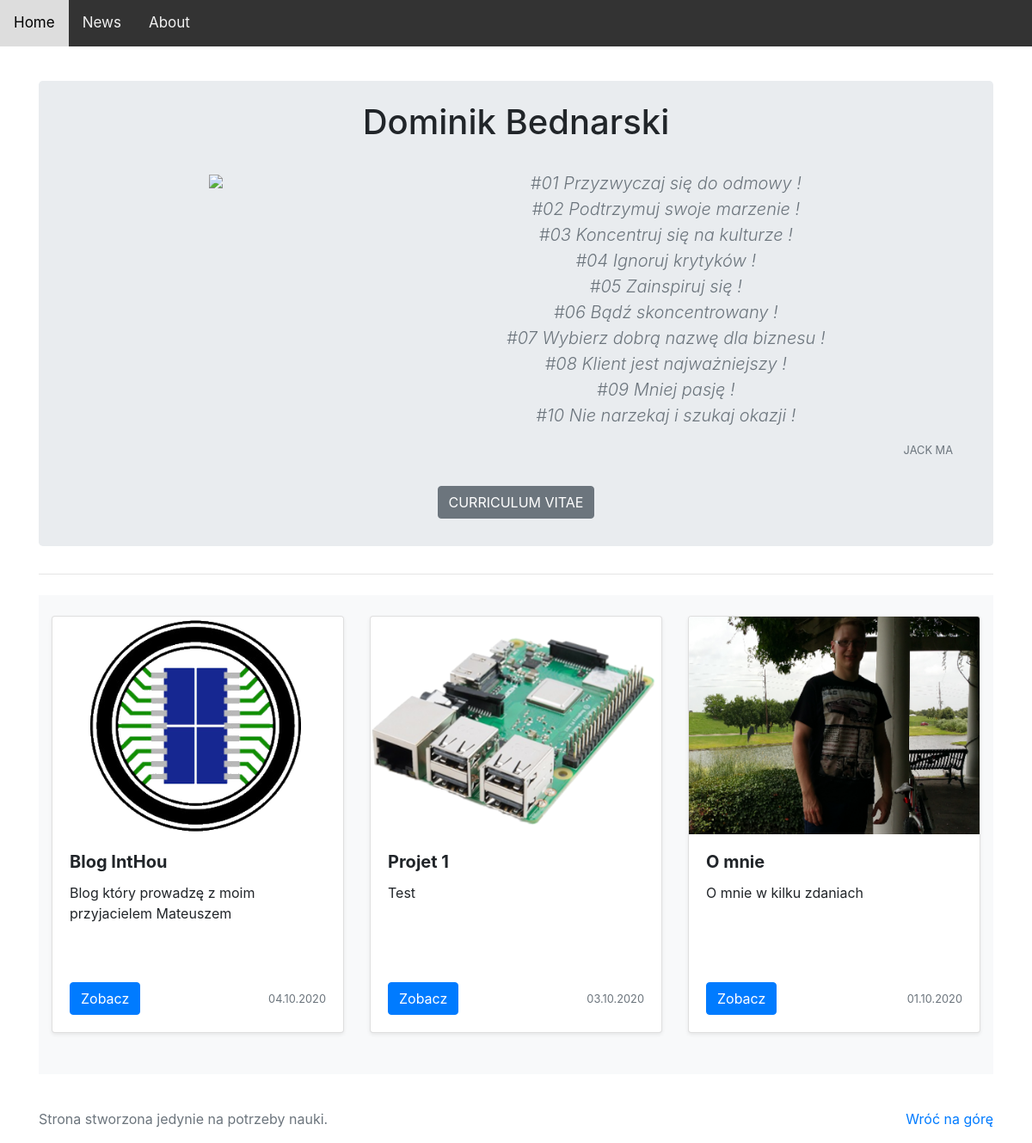
The page / on the database its author committed.
### portfolio/models.py (models this page shows, shortened)
class Project(models.Model):
    title = models.CharField(max_length=128)
    description = models.CharField(max_length=256)
    image = models.ImageField(upload_to='portfolio/images/')
    url = models.URLField(blank=True)
    date = models.DateField(default=date.today)

### portfolio/views.py (the view)
# urls.py: 2. Add a URL to urlpatterns:  path('', views.home, name='home')
def home(request):
    projects = Project.objects.order_by('-pk')[:5]
    return render (request, 'portfolio/home.html', {'projects':projects})

### portfolio/templates/portfolio/home.html (shortened to what this page needs)
{% extends 'portfolio/base.html' %}
{% block content %}
    {% load static %}
    <section class="jumbotron py-4 text-center" style="margin-top:40px;">
        <div class="container">
            <div class="row">
                <div class="col-md-12">
                    <h1>Dominik Bednarski</h1><br>
                </div>
            </div>
            <div class="row">
                <div class="col-4">
                    <img src="{% static 'portfolio/dbv2.png' %}" width="100%">
                </div>
                <div class="col-8">
                    <p class="lead text-muted">
                        <i>
                            #01 Przyzwyczaj się do odmowy !<br>
                            #02 Podtrzymuj swoje marzenie !<br>
                            #03 Koncentruj się na kulturze !<br>
                            #04 Ignoruj krytyków !<br>
                            #05 Zainspiruj się !<br>
                            #06 Bądź skoncentrowany !<br>
                            #07 Wybierz dobrą nazwę dla biznesu !<br>
                            #08 Klient jest najważniejszy !<br>
                            #09 Mniej pasję !<br>
                            #10 Nie narzekaj i szukaj okazji !<br>
                        </i>
                    </p>
                    <div style="justify-content: right; display: flex;"><small class="text-muted" >JACK MA</small></div><br>
                </div>
            </div>
            <div class="row">
                <div class="col-md-12">
                    <a href="{% static 'portfolio/pdftest1.pdf' %}" class="btn btn-secondary my-2">CURRICULUM VITAE</a>
                </div>
            </div>
        </div>
    </section>
    <hr class="my-4">
    <div class="py-4 bg-light">
        <div class="container">
            <div class="row">
                {% for project in projects %}
                    <div class="col-md-4">
                        <div class="card mb-4 shadow-sm">
                            <img src="{{ project.image.url }}" class="card-img-top" alt="...">
                            <div class="card-body">
                                <h5 class="card-title"><b>{{ project.title }}</b></h5>
                                <p class="card-text" style="min-height: 100px;">{{ project.description }}</p>
                                <div class="d-flex justify-content-between align-items-center">
                                    {% if project.url %}
                                        <div class="btn-group">
                                            <a href="{{ project.url }}"><button type="button" class="btn btn-primary">Zobacz</button></a>
                                        </div>
                                    {% endif %}
                                    <small class="text-muted">{{ project.date|date:'d.m.Y' }}</small>
                                </div>
                            </div>
                        </div>
                    </div>
                {% endfor %}
            </div>
        </div>
    </div>
{% endblock %}

### rows shown on the page
Project: image (picture), title "Blog IntHou", description "Blog który prowadzę z moim przyjacielem Mateuszem", date "04.10.2020"
Project: image (picture), title "Projet 1", description "Test", date "03.10.2020"
Project: image (picture), title "O mnie", description "O mnie w kilku zdaniach", date "01.10.2020"
